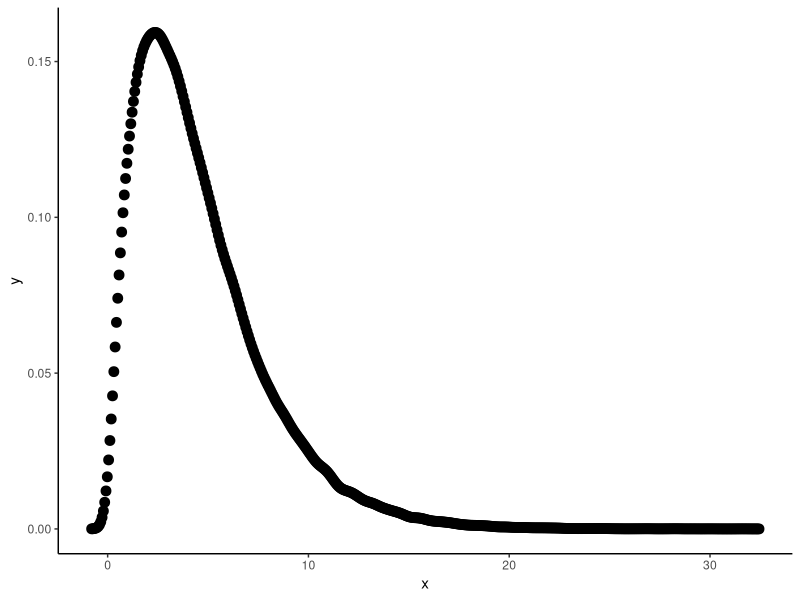
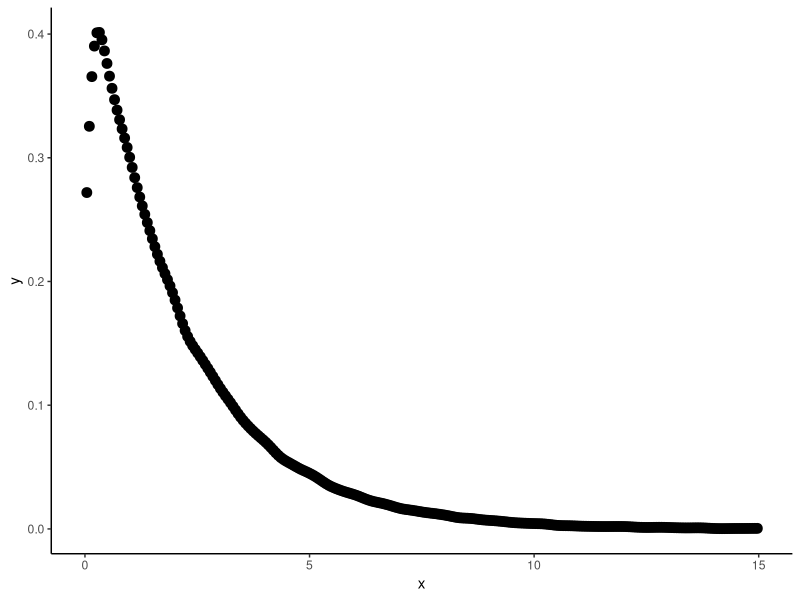

Reproduce these figures in R, in order.
#!/usr/bin/env Rscript

library(ggplot2)
library(MASS)

mean = 4.58
stdedev = 3.24

variance = stdedev*stdedev

# mean = alpha * beta
# variance = alpha * beta ^2

# m = a*b
# a = m/b

# v = a * b^2
# v = (m/b) * b^2
# v = m*b
# b = v/m

betha = variance/mean
alpha = (mean*mean) / variance

print(alpha)
print(betha)

# print("p")
# p = (1:9)/10
# p

# print("qg")
# qg = qgamma(p, shape = alpha, scale=betha)
# qg

# print("pg")
# pg = pgamma(qg, shape = alpha, scale = betha)
# pg

pdf(file=paste0("teste-incubation.pdf"), width=11)

x = rgamma(100000, shape=alpha, scale=betha)

den <- density(x)

dat <- data.frame(x = den$x, y = den$y)

# Plot density as points

ggplot(data = dat, aes(x = x, y = y)) + 
  geom_point(size = 3) +
  theme_classic()

# ------------------------------------------------------------------

pdf(file=paste0("teste-infection-exp.pdf"), width=11)

mean = 2.09

x = rexp(100000, rate=1/mean)

den <- density(x)

dat <- data.frame(x = den$x, y = den$y)

# Plot density as points

ggplot(data = dat, aes(x = x, y = y)) + 
  geom_point(size = 3) +
  xlim(0, 15)+
  theme_classic()
